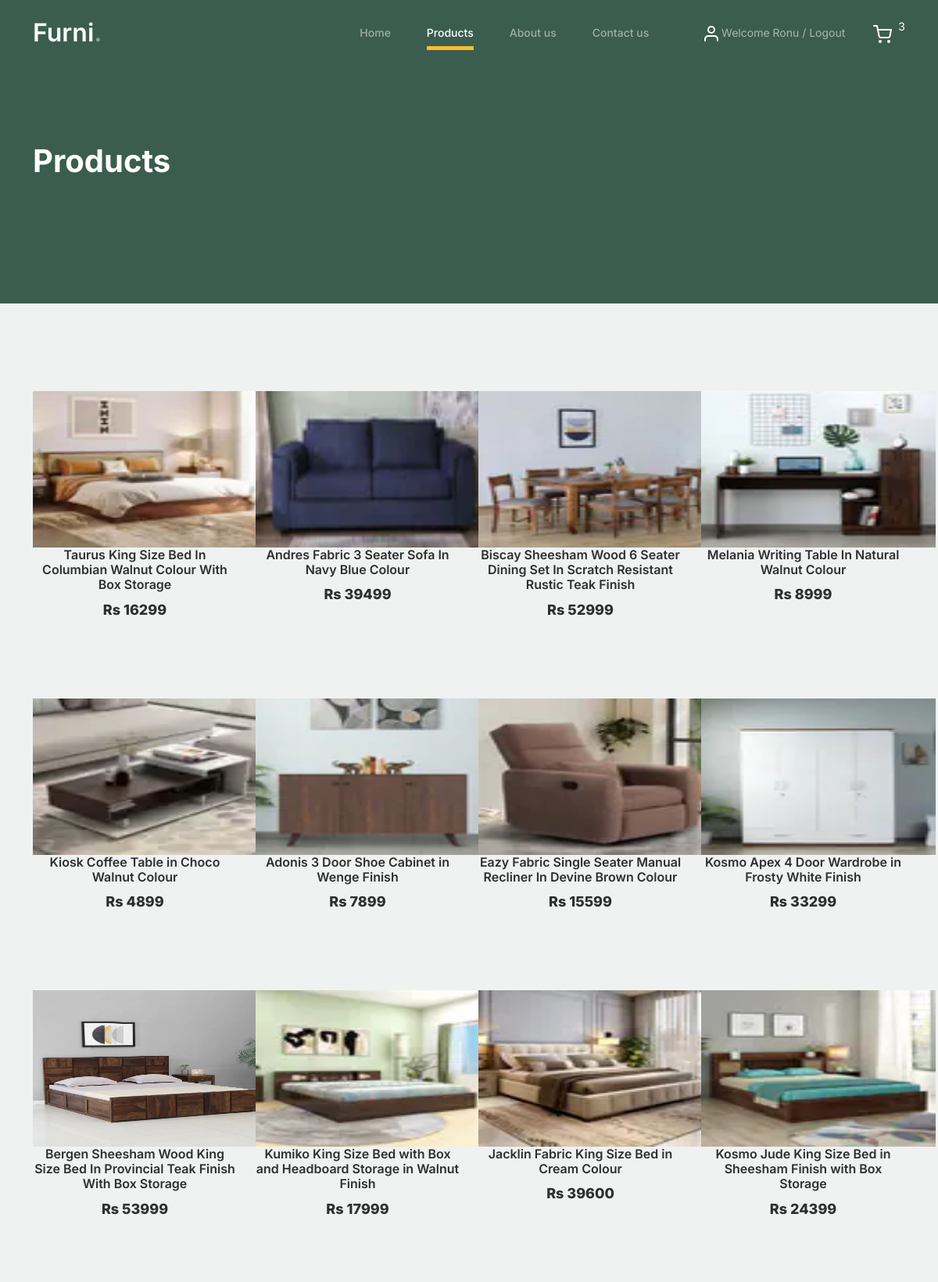
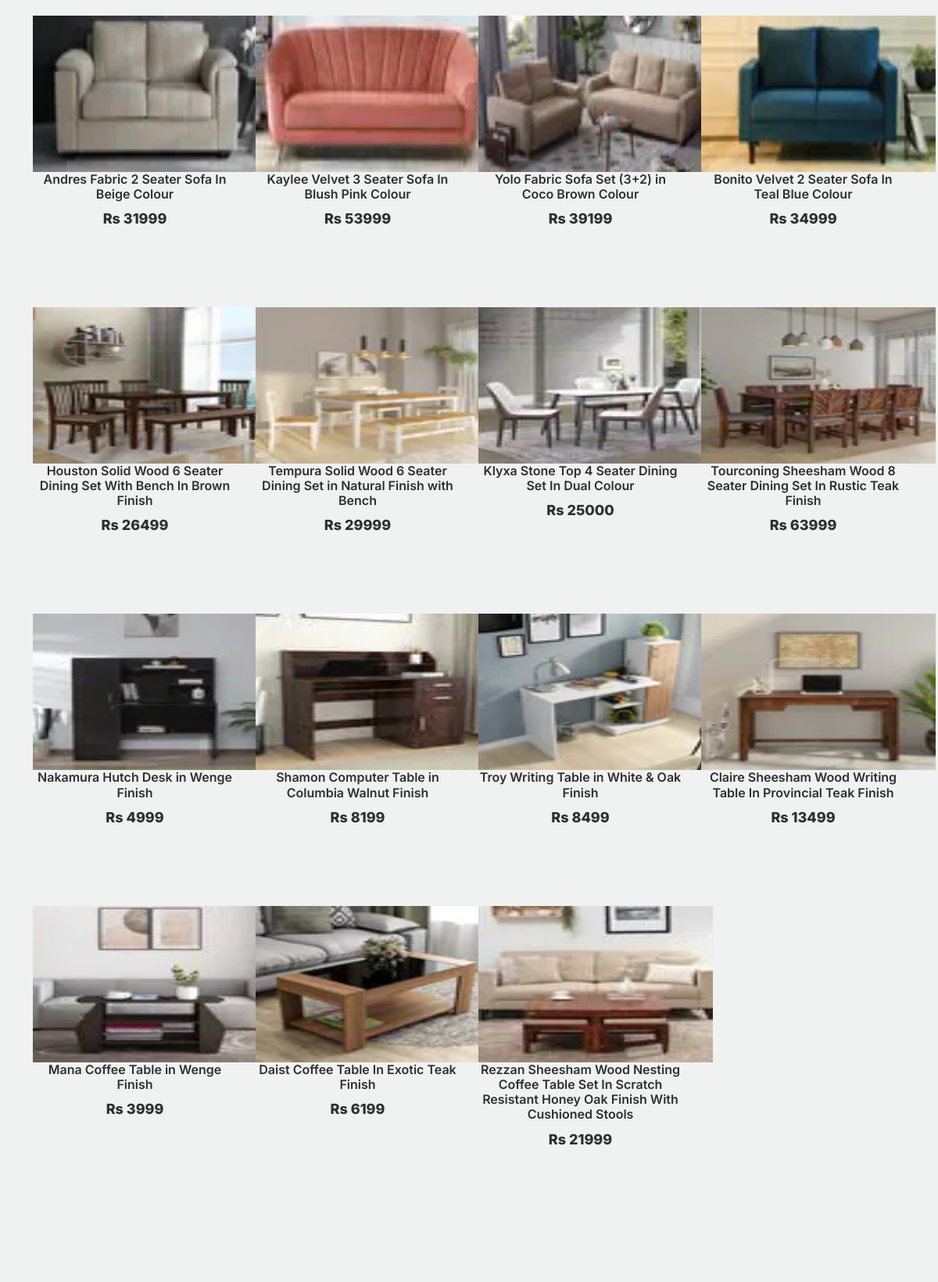
Screenshot of /Products_page/ (signed in, upper part) with the database file from the repository (2 pictures, top to bottom).
### FurnitureApp/models.py (models this page shows)
class ProductDb(models.Model):
    Product_category = models.CharField(max_length=100, null=True, blank=True)
    Product_name = models.CharField(max_length=100, null=True,blank=True)
    Product_quantity = models.IntegerField(null=True, blank=True)
    Product_price = models.IntegerField(null=True, blank=True)
    Product_description = models.TextField(max_length=300, null=True, blank=True)
    Product_origin = models.CharField(max_length=100, null=True, blank=True)
    Product_manufactures = models.CharField(max_length=100, null=True, blank=True)
    Product_image1 = models.ImageField(upload_to="ProductImages", null=True, blank=True)
    Product_image2 = models.ImageField(upload_to="ProductImages", null=True, blank=True)
    Product_image3 = models.ImageField(upload_to="ProductImages", null=True, blank=True)

### WebApp/views.py (the view)
# urls.py: path('Products_page/', views.Product_page, name="Products_page"),
def Product_page(request):
    product = ProductDb.objects.all()
    data = CartDb.objects.filter(Username=request.session['Name'])
    c = data.count()
    return render(request, "Products.html", {'product': product, 'c': c})

### WebApp/Templates/Products.html (shortened to what this page needs)
<!doctype html>
{% load static %}
<html lang="en">
<head>
		<link href="{% static 'web/css/bootstrap.min.css' %}" rel="stylesheet">
		<link href="https://cdnjs.cloudflare.com/ajax/libs/font-awesome/6.0.0-beta3/css/all.min.css" rel="stylesheet">
		<link href="{% static 'web/css/tiny-slider.css' %}" rel="stylesheet">
		<link href="{% static 'web/css/style.css' %}" rel="stylesheet">
	</head>
	<body>
		<nav class="custom-navbar navbar navbar navbar-expand-md navbar-dark bg-dark" arial-label="Furni navigation bar">
			<div class="container">
				<a class="navbar-brand" href="index.html">Furni<span>.</span></a>
				<div class="collapse navbar-collapse" id="navbarsFurni">
					<ul class="custom-navbar-nav navbar-nav ms-auto mb-2 mb-md-0">
						<li class="nav-item ">
							<a class="nav-link" href="{% url 'Home' %}">Home</a>
						</li>
						<li class="active"><a class="nav-link" href="{% url 'Products_page' %}">Products</a></li>
						<li><a class="nav-link" href="{% url 'About_page' %}">About us</a></li>
						<li><a class="nav-link" href="{% url 'Contact_page' %}">Contact us</a></li>
					</ul>
					<ul class="custom-navbar-cta navbar-nav mb-2 mb-md-0 ms-5">
						{% if request.session.Name %}
						<li><a class="nav-link" href="{% url 'Log_out' %}"><img src="{% static 'web/images/user.svg' %}"> Welcome {{request.session.Name}} / Logout</a></li>
						{% else %}
						<li><a class="nav-link" href="{% url 'Sign_in' %}"><img src="{% static 'web/images/user.svg' %}"></a></li>
						{% endif %}
						<li><a class="nav-link" href="{% url 'Cart_page' %}"><img src="{% static 'web/images/cart.svg' %}"></a></li>
						<li style="color: white;">{{c}}</li>
					</ul>
				</div>
			</div>
		</nav>
			<div class="hero">
				<div class="container">
					<div class="row justify-content-between">
						<div class="col-lg-5">
							<div class="intro-excerpt">
								<h1>Products</h1>
							</div>
						</div>
						<div class="col-lg-7">
						</div>
					</div>
				</div>
			</div>
		<div class="untree_co-section product-section before-footer-section">
		    <div class="container">
		      	<div class="row">
					{% for p in product %}
					<div class="col-12 col-md-4 col-lg-3 mb-5">
						<a class="product-item" href="{% url 'Single_product' Pro_id=p.id %}">
							<img src="{{p.Product_image1.url}}" width="300px" height="200px">
							<h3 class="product-title">{{p.Product_name}}</h3>
							<strong class="product-price">Rs {{p.Product_price}}</strong>
						</a>
					</div>
					{% endfor %}
		      	</div>
		    </div>
		</div>
	</body>
</html>

### WebApp/static/web/css/style.css (style rules this page uses)
body { overflow-x: hidden; position: relative; }
body { font-family: "Inter", sans-serif; font-weight: 400; line-height: 28px; color: #6a6a6a; font-size: 14px; background-color: #eff2f1; }
a { text-decoration: none; -webkit-transition: .3s all ease; -o-transition: .3s all ease; transition: .3s all ease; color: #2f2f2f; text-decoration: underline; }
.custom-navbar { background: #3b5d50 !important; padding-top: 20px; padding-bottom: 20px; }
.custom-navbar .navbar-brand { font-size: 32px; font-weight: 600; }
.custom-navbar .navbar-brand > span { opacity: .4; }
@media (min-width: 992px) { .custom-navbar .custom-navbar-nav li { margin-left: 15px; margin-right: 15px; } }
.custom-navbar .custom-navbar-nav li a { font-weight: 500; color: #ffffff !important; opacity: .5; -webkit-transition: .3s all ease; -o-transition: .3s all ease; transition: .3s all ease; position: relative; }
@media (min-width: 768px) { .custom-navbar .custom-navbar-nav li a:before { content: ""; position: absolute; bottom: 0; left: 8px; right: 8px; background: #f9bf29; height: 5px; opacity: 1; visibility: visible; width: 0; -webkit-transition: .15s all ease-out; -o-transition: .15s all ease-out; transition: .15s all ease-out; } }
.custom-navbar .custom-navbar-nav li.active a { opacity: 1; }
.custom-navbar .custom-navbar-nav li.active a:before { width: calc(100% - 16px); }
.custom-navbar .custom-navbar-cta { margin-left: 0 !important; -webkit-box-orient: horizontal; -webkit-box-direction: normal; -ms-flex-direction: row; flex-direction: row; }
@media (min-width: 768px) { .custom-navbar .custom-navbar-cta { margin-left: 40px !important; } }
.custom-navbar .custom-navbar-cta li { margin-left: 0px; margin-right: 0px; }
.custom-navbar .custom-navbar-cta li:first-child { margin-right: 20px; }
.hero { background: #3b5d50; padding: calc(4rem - 30px) 0 0rem 0; }
@media (min-width: 768px) { .hero { padding: calc(4rem - 30px) 0 4rem 0; } }
@media (min-width: 992px) { .hero { padding: calc(8rem - 30px) 0 8rem 0; } }
.hero .intro-excerpt { position: relative; z-index: 4; }
@media (min-width: 992px) { .hero .intro-excerpt { max-width: 450px; } }
.hero h1 { font-weight: 700; color: #ffffff; margin-bottom: 30px; }
.product-section { padding: 7rem 0; }
.product-section .product-item { text-align: center; text-decoration: none; display: block; position: relative; padding-bottom: 50px; cursor: pointer; }
.product-section .product-item h3 { font-weight: 600; font-size: 16px; }
.product-section .product-item strong { font-weight: 800 !important; font-size: 18px !important; }
.product-section .product-item h3, .product-section .product-item strong { color: #2f2f2f; text-decoration: none; }
.product-section .product-item:before { bottom: 0; left: 0; right: 0; position: absolute; content: ""; background: #dce5e4; height: 0%; z-index: -1; border-radius: 10px; -webkit-transition: .3s all ease; -o-transition: .3s all ease; transition: .3s all ease; }
.before-footer-section { padding: 7rem 0 12rem 0 !important; }
.untree_co-section { padding: 7rem 0; }

### rows the page displays
ProductDb: Product_image1 (picture), Product_name "Taurus King Size Bed In Columbian Walnut Colour With Box Storage", Product_price "16299"
ProductDb: Product_image1 (picture), Product_name "Andres Fabric 3 Seater Sofa In Navy Blue Colour", Product_price "39499"
ProductDb: Product_image1 (picture), Product_name "Biscay Sheesham Wood 6 Seater Dining Set In Scratch Resistant Rustic Teak Finish", Product_price "52999"
ProductDb: Product_image1 (picture), Product_name "Melania Writing Table In Natural Walnut Colour", Product_price "8999"
ProductDb: Product_image1 (picture), Product_name "Kiosk Coffee Table in Choco Walnut Colour", Product_price "4899"
ProductDb: Product_image1 (picture), Product_name "Adonis 3 Door Shoe Cabinet in Wenge Finish", Product_price "7899"
ProductDb: Product_image1 (picture), Product_name "Eazy Fabric Single Seater Manual Recliner In Devine Brown Colour", Product_price "15599"
ProductDb: Product_image1 (picture), Product_name "Kosmo Apex 4 Door Wardrobe in Frosty White Finish", Product_price "33299"
ProductDb: Product_image1 (picture), Product_name "Bergen Sheesham Wood King Size Bed In Provincial Teak Finish With Box Storage", Product_price "53999"
ProductDb: Product_image1 (picture), Product_name "Kumiko King Size Bed with Box and Headboard Storage in Walnut Finish", Product_price "17999"
ProductDb: Product_image1 (picture), Product_name "Jacklin Fabric King Size Bed in Cream Colour", Product_price "39600"
ProductDb: Product_image1 (picture), Product_name "Kosmo Jude King Size Bed in Sheesham Finish with Box Storage", Product_price "24399"
ProductDb: Product_image1 (picture), Product_name "Andres Fabric 2 Seater Sofa In Beige Colour", Product_price "31999"
ProductDb: Product_image1 (picture), Product_name "Kaylee Velvet 3 Seater Sofa In Blush Pink Colour", Product_price "53999"
ProductDb: Product_image1 (picture), Product_name "Yolo Fabric Sofa Set (3+2) in Coco Brown Colour", Product_price "39199"
ProductDb: Product_image1 (picture), Product_name "Bonito Velvet 2 Seater Sofa In Teal Blue Colour", Product_price "34999"
ProductDb: Product_image1 (picture), Product_name "Houston Solid Wood 6 Seater Dining Set With Bench In Brown Finish", Product_price "26499"
ProductDb: Product_image1 (picture), Product_name "Tempura Solid Wood 6 Seater Dining Set in Natural Finish with Bench", Product_price "29999"
ProductDb: Product_image1 (picture), Product_name "Klyxa Stone Top 4 Seater Dining Set In Dual Colour", Product_price "25000"
ProductDb: Product_image1 (picture), Product_name "Tourconing Sheesham Wood 8 Seater Dining Set In Rustic Teak Finish", Product_price "63999"
ProductDb: Product_image1 (picture), Product_name "Nakamura Hutch Desk in Wenge Finish", Product_price "4999"
ProductDb: Product_image1 (picture), Product_name "Shamon Computer Table in Columbia Walnut Finish", Product_price "8199"
ProductDb: Product_image1 (picture), Product_name "Troy Writing Table in White & Oak Finish", Product_price "8499"
ProductDb: Product_image1 (picture), Product_name "Claire Sheesham Wood Writing Table In Provincial Teak Finish", Product_price "13499"
ProductDb: Product_image1 (picture), Product_name "Mana Coffee Table in Wenge Finish", Product_price "3999"
ProductDb: Product_image1 (picture), Product_name "Daist Coffee Table In Exotic Teak Finish", Product_price "6199"
ProductDb: Product_image1 (picture), Product_name "Rezzan Sheesham Wood Nesting Coffee Table Set In Scratch Resistant Honey Oak Finish With Cushioned Stools", Product_price "21999"

### other values shown
{{ request.session.Name }} "Ronu"
{{ c }} "3"
